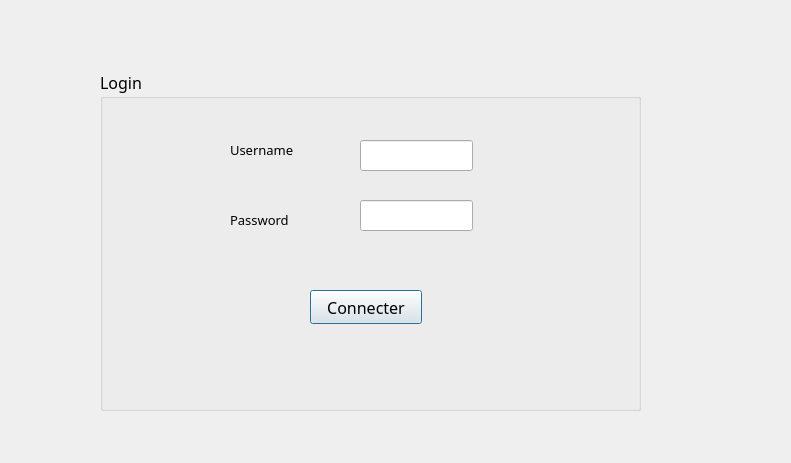
<?xml version="1.0" encoding="UTF-8"?>
<ui version="4.0">
 <class>Dialog</class>
 <widget class="QDialog" name="Dialog">
  <property name="geometry">
   <rect>
    <x>0</x>
    <y>0</y>
    <width>791</width>
    <height>463</height>
   </rect>
  </property>
  <property name="windowTitle">
   <string>Dialog</string>
  </property>
  <widget class="QGroupBox" name="groupBox">
   <property name="geometry">
    <rect>
     <x>100</x>
     <y>70</y>
     <width>541</width>
     <height>341</height>
    </rect>
   </property>
   <property name="font">
    <font>
     <family>Tw Cen MT Condensed Extra Bold</family>
     <pointsize>12</pointsize>
    </font>
   </property>
   <property name="title">
    <string>Login</string>
   </property>
   <widget class="QLineEdit" name="le_un">
    <property name="geometry">
     <rect>
      <x>260</x>
      <y>70</y>
      <width>113</width>
      <height>31</height>
     </rect>
    </property>
   </widget>
   <widget class="QLabel" name="label">
    <property name="geometry">
     <rect>
      <x>130</x>
      <y>70</y>
      <width>81</width>
      <height>20</height>
     </rect>
    </property>
    <property name="font">
     <font>
      <family>Tw Cen MT Condensed Extra Bold</family>
      <pointsize>10</pointsize>
     </font>
    </property>
    <property name="text">
     <string>Username</string>
    </property>
   </widget>
   <widget class="QLabel" name="label_2">
    <property name="geometry">
     <rect>
      <x>130</x>
      <y>140</y>
      <width>81</width>
      <height>20</height>
     </rect>
    </property>
    <property name="font">
     <font>
      <family>Tw Cen MT Condensed Extra Bold</family>
      <pointsize>10</pointsize>
     </font>
    </property>
    <property name="text">
     <string>Password</string>
    </property>
   </widget>
   <widget class="QPushButton" name="pb_connect">
    <property name="geometry">
     <rect>
      <x>210</x>
      <y>220</y>
      <width>112</width>
      <height>34</height>
     </rect>
    </property>
    <property name="text">
     <string>Connecter</string>
    </property>
   </widget>
   <widget class="QLineEdit" name="le_pw">
    <property name="geometry">
     <rect>
      <x>260</x>
      <y>130</y>
      <width>113</width>
      <height>31</height>
     </rect>
    </property>
   </widget>
  </widget>
 </widget>
 <resources/>
 <connections/>
</ui>
